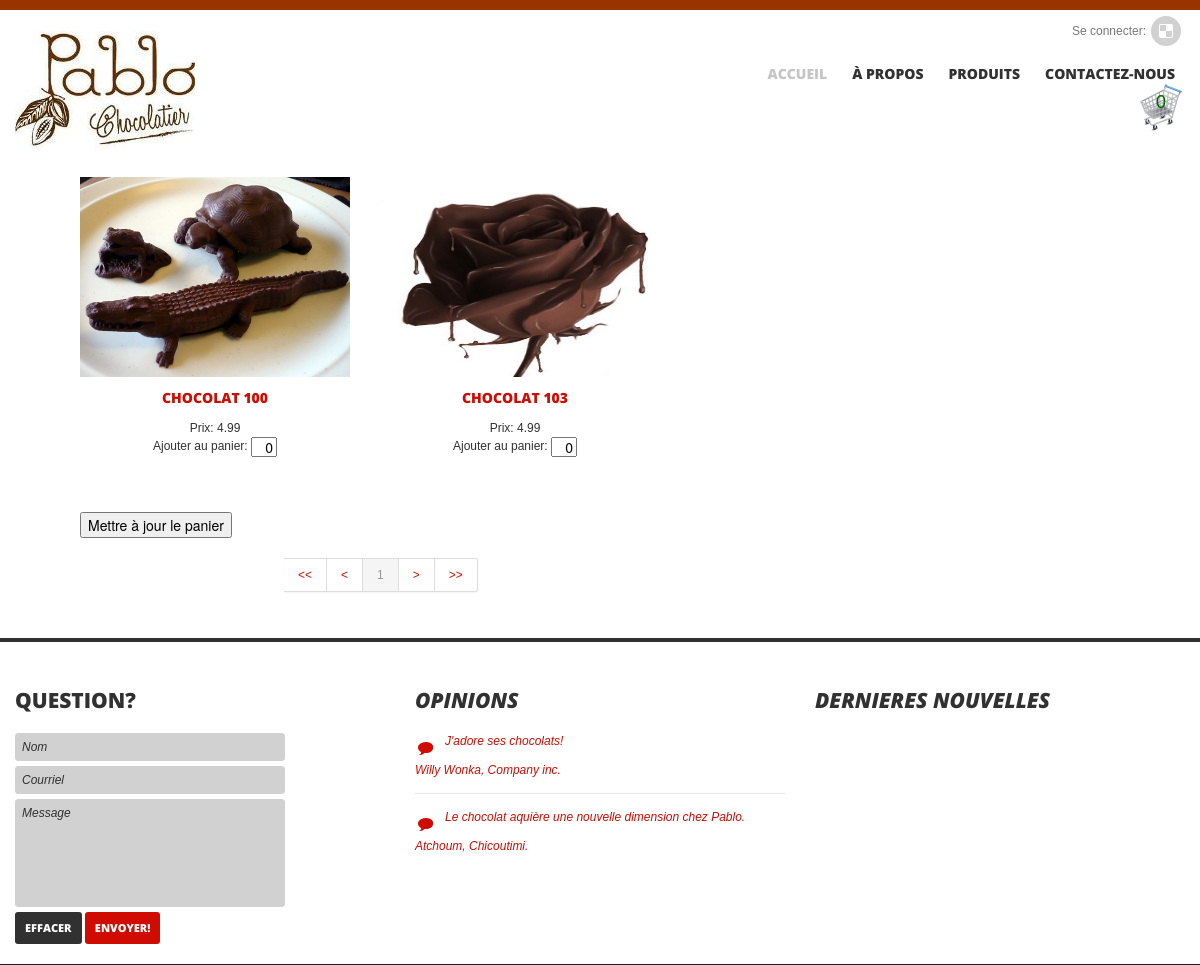
The app's page /index.php?page=Produits&Category=1 with its own data.
### tables this page shows
CREATE TABLE IF NOT EXISTS `products` (
  `ProductID` int(11) NOT NULL AUTO_INCREMENT,
  `ProductName` varchar(60) NOT NULL,
  `Price` decimal(9,2) DEFAULT NULL,
  `UnitsInStock` int(11) DEFAULT NULL,
  `Description` varchar(2024) DEFAULT NULL,
  `ImageURL` varchar(2014) DEFAULT NULL,
  PRIMARY KEY (`ProductID`)
);

### Includes/functionsAndClasses.php (called while the page is built, shortened)
<?php
class Basket {
    function __construct() {
        $this->_ProductOrders = array();
    }
    function GetQuantityInBasket($productID) {
        return 0;
    }
}
?>

### Includes/Products.php (the view, shortened to what this page needs)
<?php
    $ITEMS_SHOWN_PER_PAGE = 16;
    $ITEMS_SHOWN_PER_ROW = 4;
    $ITEM_WIDTH = 300;
    $ITEM_HEIGHT = 290;
    $mySqli = new mysqli($DB_HOST, $DB_USER, $DB_PASS, $DB_NAME);
    $page = empty($_GET["PageN"]) ? 0 : $_GET["PageN"];
    echo "<div class='wrap'>";
    echo "<div class='container-fluid'>";
    echo "<div class='span12' >";
    if (!isset($_GET["Category"]) && !isset($_GET["CustomSearch"])) {
        $categories = $mySqli->query("SELECT * FROM Categories WHERE (SELECT COUNT(*) FROM ProductsCategories WHERE CategoryID = Categories.CategoryID)");
        $catNames = array();
        $catIDs = array();
        $itemNumber = 0;
        echo "<div class='row' >";
        while($row = $categories->fetch_assoc()) {
            array_push($catIDs, $row["CategoryID"]);
            array_push($catNames, $row["CategoryName"]);
            ?>
            <div class='span3' data-category='category01'>
                <div class='hover_img'>
                    <a href='index.php?page=Produits&Category=<?= $row["CategoryID"] ?>' >
                        <img src='img/categories/<?= $row["ImageURL"] ?>' alt style='visibility: visible;
                             opacity: 1; width: 270px; height: 200px;'/>
                    </a>
                </div>
                <div class='item_description'>
                    <h6>
                    <a><?= $row["CategoryName"] ?></a>
                    </h6>
                    <div class='descr'><?= $row["Description"] ?></div>
                </div><br/><br/>
            </div>
           <?php
            $itemNumber++;
        }
    ?>
<div class='span3' data-category='category01' style="padding-left: 2%;">
        <form action='index.php' method='GET'>
            <input type='hidden' name='CustomSearch' value='True'/>
            <input type='hidden' name='page' value='Produits'/>
            <div>Recherche personnalisé:</div>
            <div>Nom: <input type='text' name='txtName' style='width:186px;'/></div>
            <div>Catégorie:
                <select style='width:173px;' name='selCategory'>
                    <option value='All'>Tous</option>
    <?php
            for ($i = 0; $i < count($catIDs); $i++) {
                        echo "<option value=$catIDs[$i]>$catNames[$i]</option>";
                    } ?>
                </select>
            </div>
            <div>Prix maximal:
                <input type='text' name='txtPrice' value='0.00' onkeypress='return IsNumberOrControl(event)'
                       style='width:143px;' maxLength='6'/>
            </div>
            <div><input type='submit' value='Rechercher'/></div>
        </form>
</div>
</div>
<?php
    }
    else {
        echo "<form action='#' method='POST'>";
        $whereClause = "WHERE ";
        if (!empty($_GET["CustomSearch"]) && $_GET["CustomSearch"]) {
            if (!empty($_GET["txtName"])) {
                if ($whereClause != "WHERE ") {
                    $whereClause .= " AND ";
                }
                $whereClause .= "p.ProductName LIKE '%" . $_GET["txtName"] . "%'";
            }
            if (!empty($_GET["selCategory"]) && $_GET["selCategory"] != "All") {
                if ($whereClause != "WHERE ") {
                    $whereClause .= " AND ";
                }
                $whereClause .= "pc.CategoryID = " . $_GET["selCategory"];
            }
            if (!empty($_GET["txtPrice"]) && filter_var($_GET["txtPrice"], FILTER_VALIDATE_FLOAT)) {
                if ($whereClause != "WHERE ") {
                    $whereClause .= " AND ";
                }
                $whereClause .= "p.Price < " . $_GET["txtPrice"];
            }
            if ($whereClause == "WHERE ") {
                $whereClause = "";
            }
        }
        else {
            $whereClause .= "pc.CategoryID = " . $_GET["Category"];
        }
        $mainQuery = "SELECT DISTINCT p.ProductID, p.ProductName, p.Price, p.UnitsInStock, p.Description, p.ImageURL " .
                     "FROM ProductsCategories pc " .
                     "INNER JOIN Products p " .
                     "ON pc.ProductID = p.ProductID ";
        $products = $mySqli->query($mainQuery . $whereClause . " LIMIT " . ($ITEMS_SHOWN_PER_PAGE * $page) . " , " . $ITEMS_SHOWN_PER_PAGE);
        if ($products->num_rows > 0) {
            $itemNumber = 0;
            echo "<div class='projects isotope' style='overflow: hidden; position: relative; height: " . (ceil($products->num_rows / $ITEMS_SHOWN_PER_ROW) * $ITEM_HEIGHT + 45) . "px;'>";
            while($row = $products->fetch_assoc()) {
                $quantityInBasket = $_SESSION["Basket"]->GetQuantityInBasket($row["ProductID"]);
                $posX = ($itemNumber % $ITEMS_SHOWN_PER_ROW) * $ITEM_WIDTH;
                $posY = floor($itemNumber / 4) * $ITEM_WIDTH;
                echo "<div class='span3 element category01 isotope-item' data-category='category01' style='position: absolute; left: 0px; top: 0px; -webkit-transform: translate3d(" . $posX . "px, " . $posY . "px, 0px);'>";
                    echo "<div class=''>";
                        echo "<a class='preloader' style='background-image: none; background-position: initial initial; background-repeat: initial initial;'>";
                            echo "<img src='img/Products/" . $row["ImageURL"] . "' alt style='visibility: visible; opacity: 1; width: 270px; height: 200px;'";
                        echo "</a>";
                    echo "</div>";
                    echo "<div class='item_description'>";
                        echo "<h6>";
                            echo "<a>" . $row["ProductName"] . "</a>";
                        echo "</h6>";
                        echo "<div class='descr'>Prix: " . $row["Price"] . "<br />" .
                             "Ajouter au panier: <input type'text' name='txtAddToCart" . $row["ProductID"] . "' style='width: 18px; height: 14px; text-align:right;' onkeypress='return IsNumberOrControl(event)' maxLength='2' value='$quantityInBasket' ></div>";
                    echo "</div>";
                echo "</div>";
                $itemNumber++;
            }
            echo "</div>";
            echo "<div><input type='submit' value='Mettre à jour le panier' style='margin-left: 30px;' /></div>";
            echo "</form>";
            $pageCount = ceil($mySqli->query("SELECT COUNT(DISTINCT p.ProductID, p.ProductName, p.Price, p.UnitsInStock, p.Description, p.ImageURL) " .
                                             "FROM ProductsCategories pc " .
                                             "INNER JOIN Products p " .
                                             "ON pc.ProductID = p.ProductID " . $whereClause)->fetch_row()[0] / $ITEMS_SHOWN_PER_PAGE);
            $previousPage = $page > 0 ? $page - 1 : 0;
            $nextPage = $page < $pageCount-1 ? $page + 1 : $pageCount-1;
            $customSearchConstraint =   !empty($_GET["CustomSearch"])   ?   "&CustomSearch="   . $_GET["CustomSearch"]   :     "";
            $categoryConstraint =       !empty($_GET["Category"])       ?   "&Category="       . $_GET["Category"]       :     "";
            $nameConstraint =           !empty($_GET["txtName"])        ?   "&txtName="        . $_GET["txtName"]        :     "";
            $selCategoryConstraint =    !empty($_GET["selCategory"])    ?   "&selCategory="    . $_GET["selCategory"]    :     "";
            $priceConstraint =          !empty($_GET["txtPrice"])       ?   "&txtPrice="       . $_GET["txtPrice"]       :     "";
            $constraints = $customSearchConstraint . $categoryConstraint . $nameConstraint . $selCategoryConstraint . $priceConstraint;
            echo "<div class='pagination' style='margin: 10px 0px 0px 20%; color:blue;'>";
            echo "<ul><li>";
                echo "<li><a href='index.php?page=Produits" . $constraints . "&PageN=0' ><< </a></li>";
                echo "<li><a href='index.php?page=Produits" . $constraints . "&PageN=$previousPage' >< </a></li>";
                for ($i = 1; $i <= $pageCount; $i++) {
                    echo "<li class='active'><a href='index.php?page=Produits" . $constraints . "&PageN=" . ($i-1) . "' >" . $i . " </a></li>";
                }
                echo "<li><a href='index.php?page=Produits" . $constraints . "&PageN=$nextPage' >> </a></li>";
                echo "<li><a href='index.php?page=Produits" . $constraints . "&PageN=" . ($pageCount-1) . "' >>> </a></li></ul>";
            echo "</div>";
        }
        else {
        }
    }
    echo "</div>";
    echo "</div>";
    echo "</div>";
?>

### css/theme.css (style rules this page uses)
a, input, select, textarea { outline:none !important; }
body { overflow-x:hidden; }
img { outline:0; vertical-align:top; }
[class*="span"] img, [class*="span"] iframe { max-width:100%; }
.item_description { text-align:center; color:#313131; }
.item_description h6 { font-weight:800; margin:10px 0 10px 0; text-transform:uppercase; }
.isotope-item { z-index: 2; }
.isotope, .isotope .isotope-item { -webkit-transition-duration: 0.8s; -moz-transition-duration: 0.8s; transition-duration: 0.8s; }
.isotope { -webkit-transition-property: height, width; -moz-transition-property: height, width; transition-property: height, width; }
.isotope .isotope-item { -webkit-transition-property: -webkit-transform, opacity; -moz-transition-property: -moz-transform, opacity; transition-property: transform, opacity; }
.element { overflow: hidden; position: relative; margin-bottom:20px; }
.element img { max-width:100%; }
.preloader { background:url(../img/preload_img.gif) center center no-repeat; display:block; }

### records on screen
products: ImageURL (picture), ProductName "CHOCOLAT 100", Price "4.99", ProductID "0"
products: ImageURL (picture), ProductName "CHOCOLAT 103", Price "4.99", ProductID "0"

### other values on screen
$_SESSION["Basket"]->GetDiffProductCount() "0"
